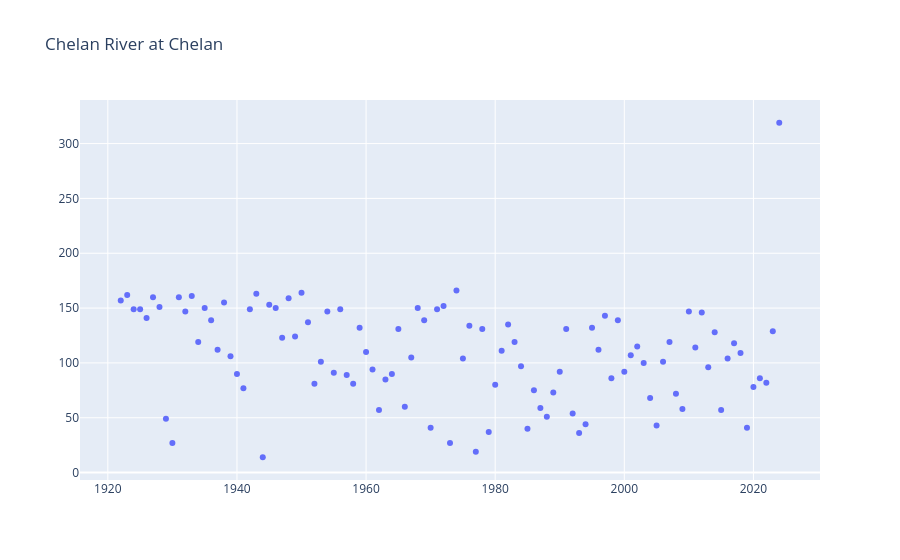
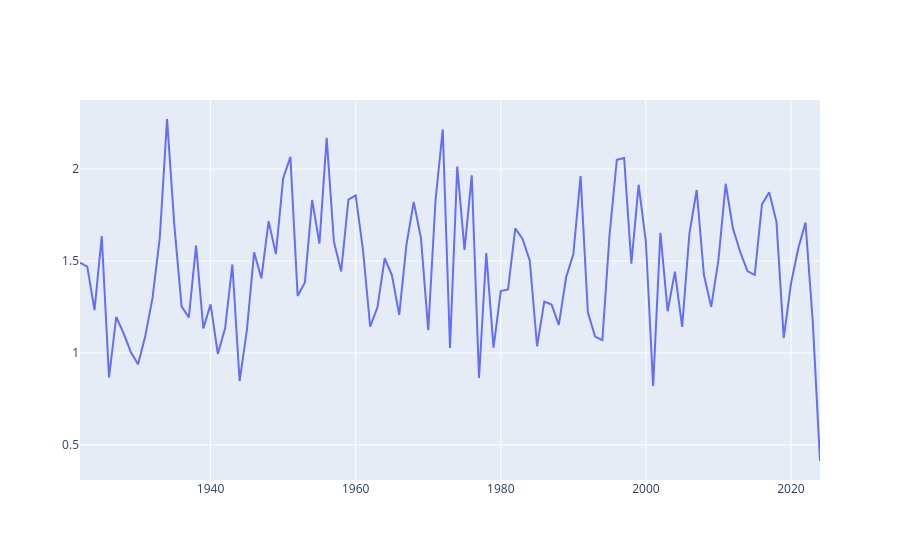
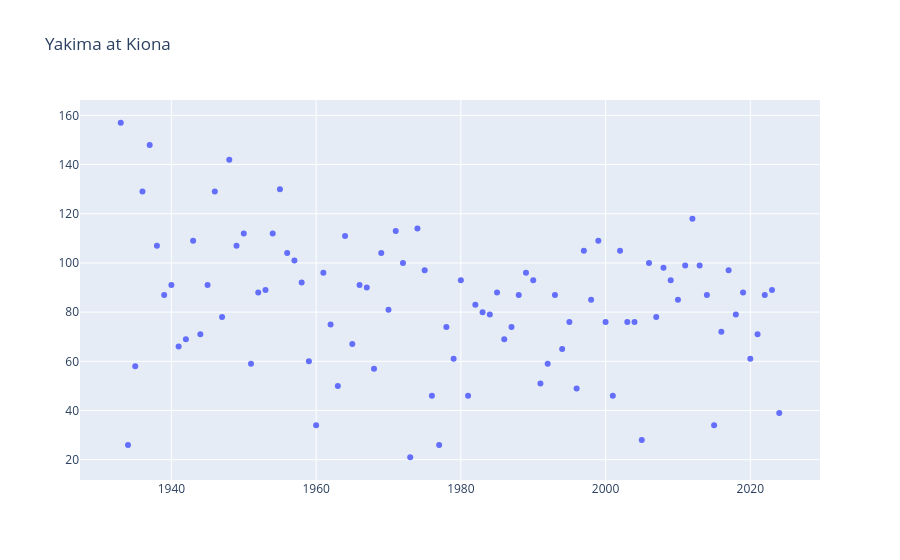
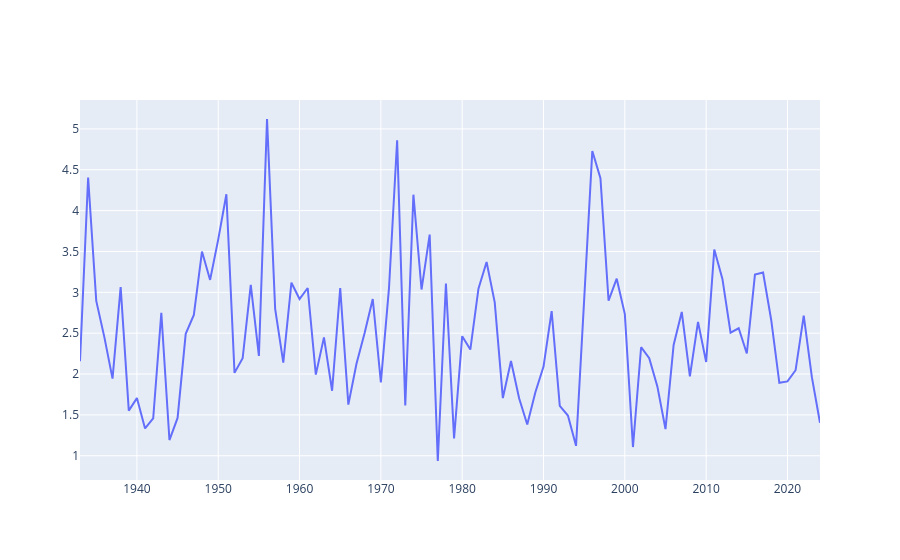

Notebook code for these charts, in order:
### Code cell
volume_stats_for_vip_sites = {}

for site in vip_sites.items():
    print(site)
    print(site[1])
    data = usgs_streamflow().get_data(start_date='1921-10-01', end_date=datetime.datetime.now().strftime('%Y-%m-%d'),sites=str(site[1])).reset_index()
    a = DataLoader(data, 'Date', name_of_Q_column='Discharge')
    s = StreamflowClimateStatistics(a)
#     print(s.yearly_volume_dfs)
#     print(s.yearly_volume_statistics)
#     print(s.yearly_volume_statistics)
    volume_stats_for_vip_sites[site[1]] = s.yearly_volume_statistics
    print(f'Mann-Kendall Test Results looking for trend in 50% runoff timing: {s.half_volume_day_mann_kendall_test}')
    print(f'Mann-Kendall Test Results looking for trend in total annual discharge: {s.total_volume_mann_kendall_test}')
    plot = Plot_HalfVolumeDays(s)
    plot.plot_half_volume_days(site[0])
    plot2 = Plot_TotalYearlyVolumes(s)
    plot2.plot_total_yearly_volumes()
#     with open('plots.html', 'a') as f:
#         f.write(plot.fig.to_html(full_html=False, include_plotlyjs='cdn'))
#         f.write(plot2.fig.to_html(full_html=False, include_plotlyjs='cdn'))
